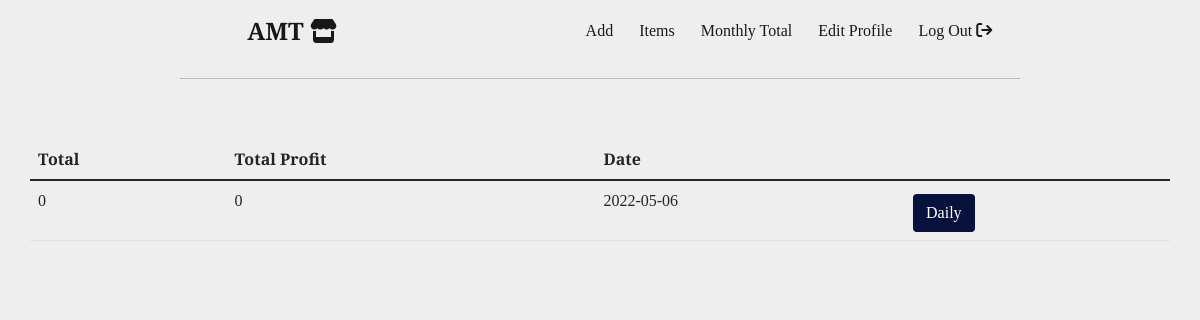
/monthly_total (signed in), run on an earlier commit of the app's database.
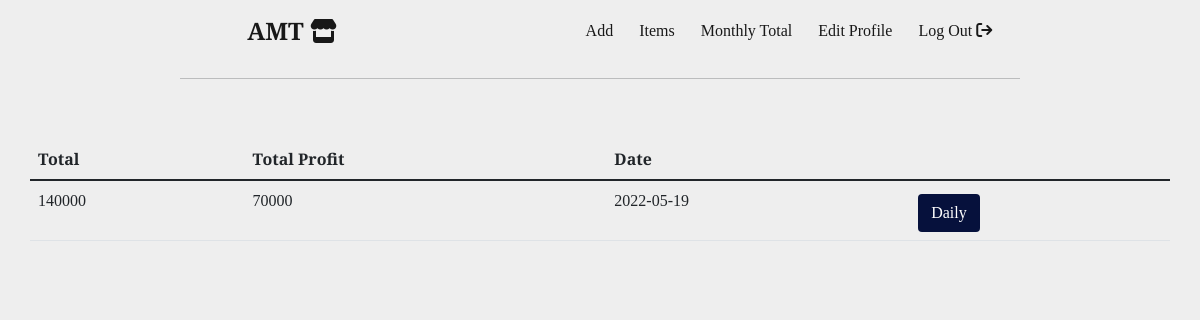
And on a later commit of the database.
### main.py (models this page shows)
class MonthlyTotal(db.Model):
    id = db.Column(db.Integer, primary_key=True)
    total = db.Column(db.Float, nullable=False)
    total_profit = db.Column(db.Float, nullable=False)
    date = db.Column(db.Date, nullable=False, unique=True)

### main.py (the view)
@app.route('/monthly_total')
@admin_only
def monthly_total():
    sold_item = Sale.query.all()
    total = MonthlyTotal.query.all()
    month, year = datetime.now().month, datetime.now().year
    sold_items1 = [i for i in sold_item if i.date.year ==
                   year and i.date.month == month]
    for i in sold_items1:
        print(i.total)
    total1 = [i for i in total if i.date.year ==
              year and i.date.month == month]
    total_money, total_profit = 0, 0
    for i in sold_items1:
        total_money += i.price
        total_profit += i.total
    if not total1:
        add_total = MonthlyTotal(
            total=total_money,
            total_profit=total_profit,
            date=datetime.now()
        )
        db.session.add(add_total)
        db.session.commit()
    else:
        for i in total:
            i.total = total_money
            i.total_profit = total_profit
            i.date = datetime.now()
            db.session.commit()
    new_total = MonthlyTotal.query.all()
    return render_template('total.html', total=new_total)

### main.py (called while the page is built)
@login_manager.user_loader
def load_user(user):
    return User.query.get(int(user))

def admin_only(f):
    @wraps(f)
    def decorated_function(*args, **kwargs):
        if not current_user.is_anonymous:
            if current_user.id != 1:
                return abort(403)
            return f(*args, **kwargs)
        return abort(403)
    return decorated_function

### templates/total.html
{% include 'header.html' %}
<table class="table container sale-table">
    <thead>
        <tr>
            <th scope="col">Total</th>
            <th scope="col">Total Profit</th>
            <th scope="col">Date</th>
        </tr>
    </thead>
    <tbody>
        {% for i in total:%}
        <tr>
            <td>{{ i.total|int}}</td>
            <td>{{ i.total_profit|int }}</td>
            <td>{{ i.date }}</td>
            <td><a class='btn search-button' id="submit" href="{{ url_for('daily_total', year_month=i.date) }}">Daily</a></td>
        </tr>
        {% endfor %}
    </tbody>
</table>
{% include 'footer.html' %}

### templates/header.html (shortened to what this page needs)
<!DOCTYPE html>
<html lang="en">
<head>
    <link href="https://cdn.jsdelivr.net/npm/bootstrap@5.1.3/dist/css/bootstrap.min.css" rel="stylesheet"
>
    <link rel="stylesheet" href="{{ url_for('static', filename='css/styles.css') }}">
    <link rel="stylesheet" href="static/css">
</head>
<body id="header-id">
    <nav class="navbar navbar-expand-lg navbar-light">
        <div class="container-fluid">
            <a class="navbar-brand" href="{{ url_for('home') }}">AMT <i class="fa-solid fa-store"></i></a>
            <div class="collapse navbar-collapse me-3" id="navbarSupportedContent">
                <ul class="navbar-nav me-3 mb-2 mb-lg-0">
                    {% if current_user.is_authenticated: %}
                    <li class="nav-item">
                        <a class="nav-link active" aria-current="page" href="{{ url_for('add') }}">Add</a>
                    </li>
                    <li class="nav-item">
                        <a class="nav-thing nav-link active" href="{{ url_for('show_items') }}">Items</a>
                    </li>
                    <li class="nav-item">
                        <a class="nav-thing nav-link active" href="{{ url_for('monthly_total') }}">Monthly Total</a>
                    </li>
                    <li class="nav-item">
                        <a class="nav-thing nav-link active" href="{{ url_for('edit_profile') }}">Edit Profile</a>
                    </li>
                    <li class="nav-item">
                        <a class="nav-thing nav-link active" href="{{ url_for('logout') }}">Log Out <i
                                class="fa-solid fa-arrow-right-from-bracket"></i></a>
                    </li>
                    {% else: %}
                    <li class="nav-item">
                        <a class="nav-thing nav-link active" href="{{ url_for('login') }}">Login</a>
                    </li>
                    {% endif %}
                </ul>
            </div>
        </div>
    </nav>
    <hr>

### templates/footer.html (shortened to what this page needs)
</body>
</html>

### static/css/styles.css (style rules this page uses)
body { background-color: #EEEEEE; font-family: 'Merriweather', serif; }
a { text-decoration: none; color: white; }
.navbar-brand { font-size: 1.5rem; font-weight:900; margin-left: 20%; padding-right: 5%; }
.navbar-collapse { justify-content: center; }
.nav-item { font-size: 16px; padding-left: 10px; }
#header-id hr { margin-left: 15%; width: 70%; }
#submit { margin-top: 2%; font-family: 'Merriweather', serif; background-color: #06113C; color: white; }
.sale-table { margin-top: 5%; }

What changed in the data, as far as the page shows it:
changed MonthlyTotal: total "0" → "140000"; total_profit "0" → "70000"; date "2022-05-06" → "2022-05-19"
